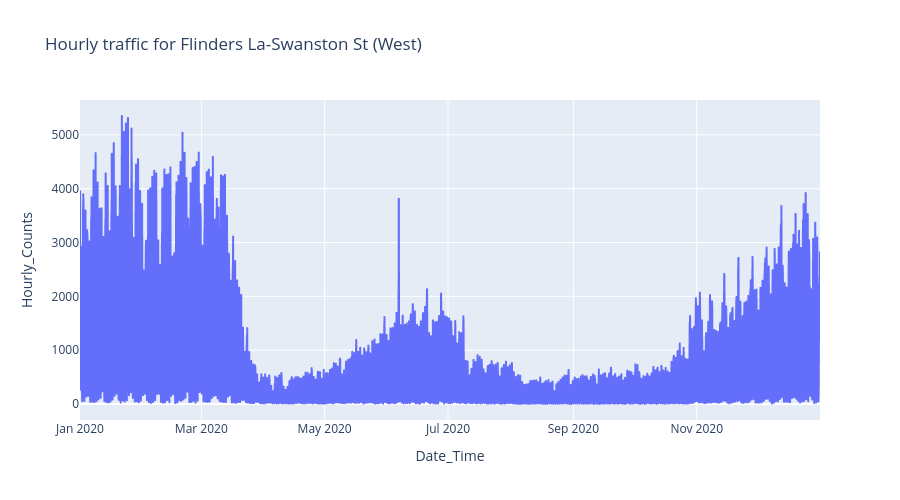

Notebook cell for this chart:
### Markdown cell above
This is a perfect time to take advantage of another of the interactive features that Plotly's visualizations offer. We can zoom in on specific regions of the x and y axes by left-clicking and dragging over the desired region. Selecting the region from January 19 to 31 gives us the following time series. To reset the zoom level, you can either double-click anywhere in the figure or click the home icon in the figure's **modebar**, which appears when hovering over Plotly figures.

### Code cell
px.line(
    sensor_2020_df,
    y="Hourly_Counts",
    x="Date_Time",
    height=500,
    title="Hourly traffic for Flinders La-Swanston St (West)",
)

### Figure 1 — Plotly figure (JSON) as saved in the notebook; plotly's stock layout.template omitted (floating-point values rounded to 4 significant figures; data arrays with more than 128 entries replaced by an {"elided": "..."} marker saying what was removed)
{"data": [{"hovertemplate": "Date_Time=%{x}<br>Hourly_Counts=%{y}<extra></extra>", "legendgroup": "", "line": {"color": "#636efa", "dash": "solid"}, "marker": {"symbol": "circle"}, "mode": "lines", "name": "", "showlegend": false, "type": "scattergl", "x": {"elided": "8784 str values"}, "xaxis": "x", "y": {"elided": "8784 int values"}, "yaxis": "y"}], "layout": {"height": 500, "legend": {"tracegroupgap": 0}, "title": {"text": "Hourly traffic for Flinders La-Swanston St (West)"}, "xaxis": {"anchor": "y", "domain": [0, 1], "title": {"text": "Date_Time"}}, "yaxis": {"anchor": "x", "domain": [0, 1], "title": {"text": "Hourly_Counts"}}}}
